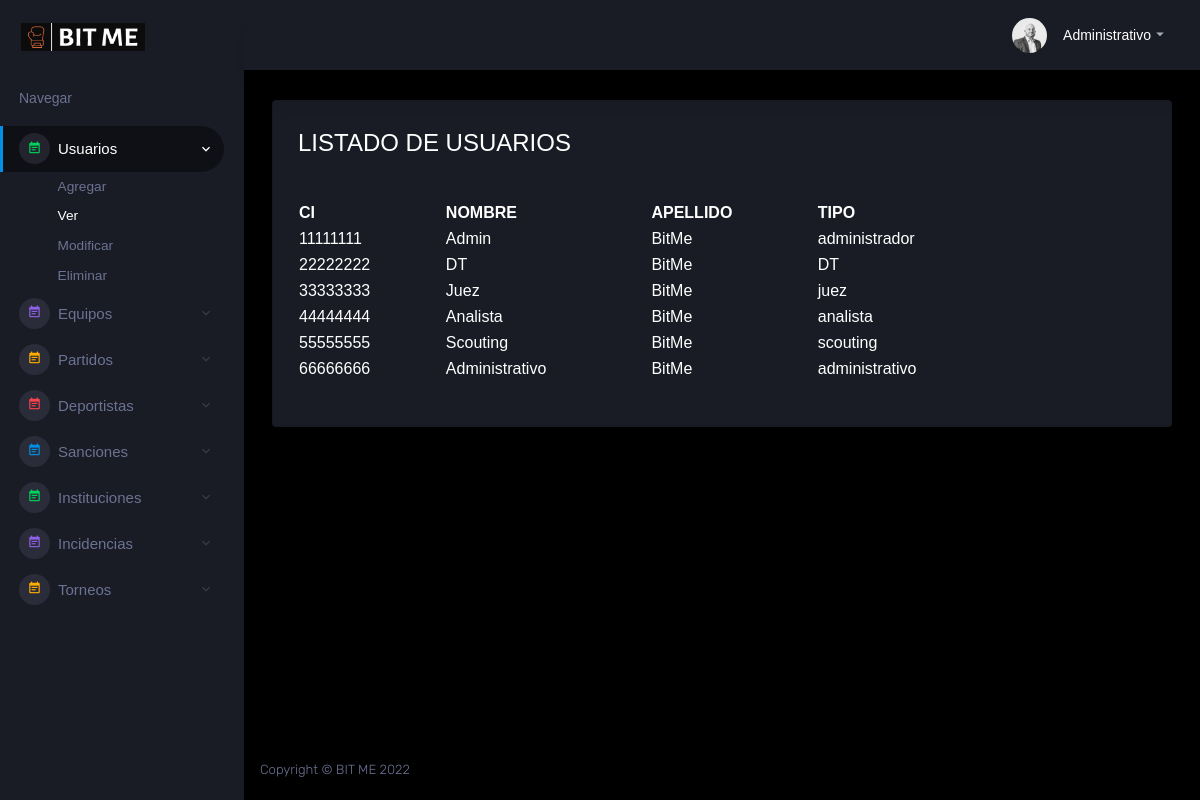
/gestor/controllers/controllers_usuarios.php (signed in), run on the app's committed database.
### tables this page shows
create table usuario(
    ci int(8) primary key, 
    nombre varchar(100) NOT NULL,
    apellido varchar(100) NOT NULL,
    contra varchar(32) NOT NULL,  
    tipo ENUM('administrador','administrativo', 'analista', 'DT', 'juez', 'scouting') NOT NULL,
    estado boolean NOT NULL
);

### gestor/controllers/controllers_usuarios.php (called while the page is built, shortened)
<?php
	require_once("../models/models_usuarios.php");
	$usuario = new usuarios_model();
	$usuarios = $usuario->getUsuarios();
	require_once("../views/verusuario.php");
?>

### gestor/db/db.php (called while the page is built)
<?php
	class Conectar{
		public static function conexion(){
			$conexionroot = new mysqli("localhost", "root", "", "bitme");
			$conexionroot->query("SET NAMES 'utf8'");
			return $conexionroot;
		}
	}
?>

### gestor/models/models_usuarios.php (called while the page is built, shortened)
<?php
	include("../db/db.php");
	class usuarios_model{
		private $db;
		public function __construct(){
			$this->db = Conectar::conexion();
		}
		public function getUsuarios(){
			$sql = "SELECT * FROM usuario WHERE estado='1'";
			$consulta = $this->db->query($sql);
			while($filas=$consulta->fetch_assoc()){
				$this->usuarios[]=$filas;
			}
			return $this->usuarios;
		}
	}
?>

### gestor/views/verusuario.php (the view, shortened to what this page needs)
<!DOCTYPE html>
<html lang="en">
  <head>
    <link rel="stylesheet" href="../assets/vendors/mdi/css/materialdesignicons.min.css">
    <link rel="stylesheet" href="../assets/vendors/css/vendor.bundle.base.css">
    <link rel="stylesheet" href="../assets/vendors/jvectormap/jquery-jvectormap.css">
    <link rel="stylesheet" href="../assets/vendors/flag-icon-css/css/flag-icon.min.css">
    <link rel="stylesheet" href="../assets/vendors/owl-carousel-2/owl.carousel.min.css">
    <link rel="stylesheet" href="../assets/vendors/owl-carousel-2/owl.theme.default.min.css">
    <link rel="stylesheet" href="../assets/css/style.css">
  </head>
  <body>
    <div class="container-scroller">
      <?php
require_once("../views/navegacion.php");
?>
      <div class="container-fluid page-body-wrapper">
        <nav class="navbar p-0 fixed-top d-flex flex-row">
          <div class="navbar-menu-wrapper flex-grow d-flex align-items-stretch">
            <ul class="navbar-nav navbar-nav-right">
              <li class="nav-item dropdown">
                <a class="nav-link" id="profileDropdown" href="#" data-toggle="dropdown">
                  <div class="navbar-profile">
                    <img class="img-xs rounded-circle" src="../assets/images/manu.jpg" alt="">
                    <p class="mb-0 d-none d-sm-block navbar-profile-name"><?php echo $_SESSION['usuario']; ?></p>
                    <i class="mdi mdi-menu-down d-none d-sm-block"></i>
                  </div>
                </a>
              </li>
            </ul>
          </div>
        </nav>
        <div class="main-panel">
          <div class="content-wrapper">
            <div class="row">
              <div class="col-md-12 grid-margin stretch-card">
                <div class="card">
                  <div class="card-body">
                    <h3 class="card-title">LISTADO DE USUARIOS</h3>
                    <form class="forms-sample" method="post" action="../controllers/controllers_usuarios.php">
                        <br>
                        <div class="form-group">
                          <table  width="85%">
                            <tr>
                              <th>CI</th>
                              <th>NOMBRE</th>
                              <th>APELLIDO</th>
                              <th>TIPO</th>
                            </tr>
                            <?php
                              foreach ($usuarios as $usu) {
                                echo "<tr><td>".$usu["ci"]."</td>
                                      <td>".$usu["nombre"]."</td>
                                      <td>".$usu["apellido"]."</td>
                                      <td>".$usu["tipo"]."</td></tr>";
                              }
                            ?>
                          </table>
                      </div>
                    </form>
                  </div>
                </div>
              </div>
            </div>
          </div>
          <footer class="footer">
            <div class="d-sm-flex justify-content-center justify-content-sm-between">
              <span class="text-muted d-block text-center text-sm-left d-sm-inline-block">Copyright © BIT ME 2022</span>
            </div>
          </footer>
        </div>
      </div>
    </div>
  </body>
</html>

### data on the page
usuario: ci "11111111", nombre "Admin", apellido "BitMe", tipo "administrador"
usuario: ci "22222222", nombre "DT", apellido "BitMe", tipo "DT"
usuario: ci "33333333", nombre "Juez", apellido "BitMe", tipo "juez"
usuario: ci "44444444", nombre "Analista", apellido "BitMe", tipo "analista"
usuario: ci "55555555", nombre "Scouting", apellido "BitMe", tipo "scouting"
usuario: ci "66666666", nombre "Administrativo", apellido "BitMe", tipo "administrativo"

### other printed values
$_SESSION['usuario'] "Administrativo"
